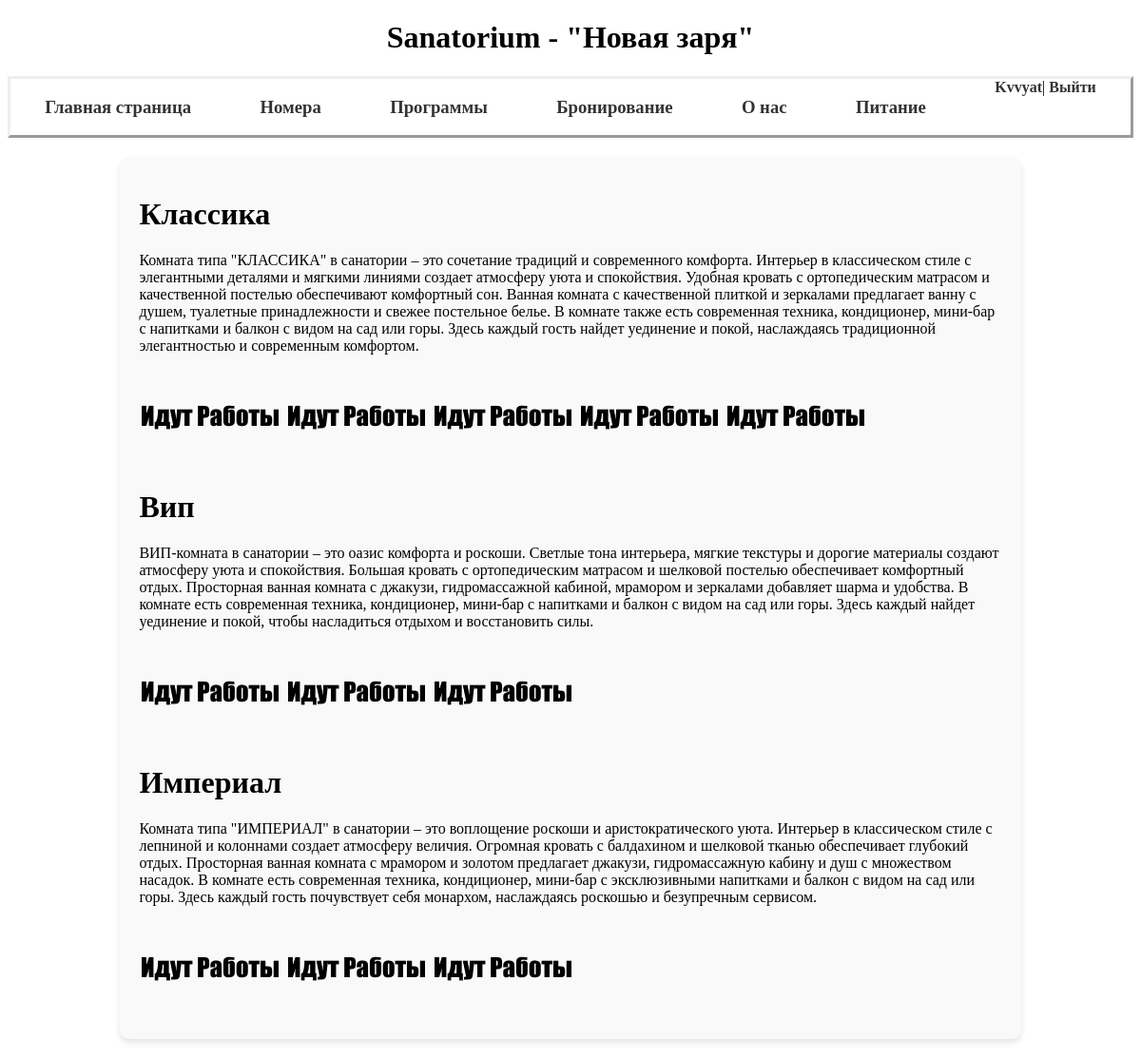
/Sanatorium/rooms/ (signed in), run on the app's committed database.
### Sanatorium/models.py (models this page shows, shortened)
class Type(models.Model):
    name = models.CharField(verbose_name="Тип комнаты", max_length=50)
    price = models.DecimalField(verbose_name="Цена за ночь", max_digits=15, decimal_places=2)
    description = models.CharField(verbose_name="Описание", max_length=1000, default="ничего")
    brify_description = models.CharField(verbose_name="Краткое описание", max_length=700, default="кр опис")
    class Meta:
        verbose_name = "Тип"
        verbose_name_plural = "Типы"

class Room(models.Model):
    type = models.ForeignKey('Type', on_delete=models.CASCADE, verbose_name="Тип комнаты")
    image = models.ImageField(upload_to="media/", blank=True, default="media/mask")
    is_order = models.BooleanField(verbose_name="занят", default=False)
    slug = models.SlugField(max_length=255, unique=True, db_index=True, verbose_name="URL", null=True)
    def get_absolute_url(self):
        return reverse('room', kwargs={'room_slug': self.slug})
    class Meta:
        verbose_name = "Комната"
        verbose_name_plural = "комнаты"

### Sanatorium/views.py (the view)
# urls.py: path('rooms/', Rooms.as_view(), name="rooms"),
class Rooms(DataMixin,ListView):
    model = Room
    template_name = 'sanatorium/rooms.html'
    context_object_name = 'room'
    def get_context_data(self, *, object_list=None, **kwargs):
        context = super().get_context_data(**kwargs)
        c_def = self.get_user_context(type =Type.objects.all() )
        return {**context,**c_def}

### Sanatorium/utils.py (called while the page is built)
    def get_user_context(self,**kwargs):
        context = kwargs
        context['menu'] = menu
        context['title']=title
        return context

### Sanatorium/templates/sanatorium/rooms.html
{% extends 'sanatorium/base.html' %}
{% block content %}
<div class="room">
    {% for type in type %}
        <h1>{{type.name}}</h1>
        <p>{{type.brify_description}}</p>
        <div>
            {% for r in room%}
                {% if r.type == type%}
                    {% if r.image%}
                        <a href="{{r.get_absolute_url}}"><img src = "{{ r.image.url }}" alt = "connect" style="max-height:300px"></a>
                    {%endif%}
                {%endif%}
            {%endfor%}
        </div>
    {% endfor %}
</div>
{% endblock %}

### Sanatorium/templates/sanatorium/base.html (shortened to what this page needs)
<!DOCTYPE html>
<html lang="en">
<head>
    {%load static%}
    <link type = "text/css" href="{% static 'sanatorium/css/style.css' %}" rel ="stylesheet"/>
</head>
<body>
    <h1 class = "nameorg">Sanatorium - "Новая заря"</h1>
    <div class = "menu">{% block mainmenu %}
    <ul class="menu-tab">
        {% for m in menu %}
            <li><a href="{% url m.url %}"><h3>{{ m.title }}</h3></a></li>
        {% endfor %}
        {% if request.user.is_authenticated%}
            {%if not request.user.is_staff and not request.user.is_superuser%}
            <li><a href="{% url 'usershome' %}">{{user.username}}</a>| <a href="{% url 'logout'%}">Выйти</a></li>
            {%endif%}
        {% else %}
            <li>
                <a href="{% url 'register' %}">Регистрация</a>| <a href="{% url 'login'%}">Войти</a>
            </li>
        {%endif%}
    </ul>
    {% endblock mainmenu %}
</div>
<div class="blockcontent">
    {% block content %}
    {% endblock content %}
</div>
</body>
</html>

### Sanatorium/static/sanatorium/css/style.css (style rules this page uses)
.menu-tab { list-style-type: none; margin: 0; padding: 0; display: flex; justify-content: space-around; border: outset; }
.menu-tab li { margin: 0; }
.menu-tab li a { text-decoration: none; color: #333; font-weight: bold; }
a::before,a::after,a:hover,a:active,a { text-decoration: none; color: #666; }
.nameorg { text-align: center; }
body { width: auto; font-family: Georgia; }
.blockcontent { padding-left: 10%; padding-right: 10%; }
.room { padding-left: 15%; padding-right: 15%; background-color: #f9f9f9; padding: 20px; border-radius: 10px; box-shadow: 0 4px 6px rgba(0, 0, 0, 0.1); margin: 20px 0; }

### data on the page
Type: name "Классика", brify_description "Комната типа \"КЛАССИКА\" в санатории – это сочетание традиций и современного комфорта. Интерьер в классическом стиле с элегантными деталями и мягкими линиями создает атмосферу уюта и спокойствия. Удобная кровать с ортопедическим матрасом и качественной постелью обеспечивают комфортный сон. Ванная комната с качественной плиткой и зеркалами предлагает ванну с душем, туалетные принадлежности и свежее постельное белье. В комнате также есть современная техника, кондиционер, мини-бар с напитками и балкон с видом на сад или горы. Здесь каждый гость найдет уединение и покой, наслаждаясь традиционной элегантностью и современным комфортом."
Room: image (picture)
Room: image (picture)
Room: image (picture)
Room: image (picture)
Room: image (picture)
Type: name "Вип", brify_description "ВИП-комната в санатории – это оазис комфорта и роскоши. Светлые тона интерьера, мягкие текстуры и дорогие материалы создают атмосферу уюта и спокойствия. Большая кровать с ортопедическим матрасом и шелковой постелью обеспечивает комфортный отдых. Просторная ванная комната с джакузи, гидромассажной кабиной, мрамором и зеркалами добавляет шарма и удобства. В комнате есть современная техника, кондиционер, мини-бар с напитками и балкон с видом на сад или горы. Здесь каждый найдет уединение и покой, чтобы насладиться отдыхом и восстановить силы."
Room: image (picture)
Room: image (picture)
Room: image (picture)
Type: name "Империал", brify_description "Комната типа \"ИМПЕРИАЛ\" в санатории – это воплощение роскоши и аристократического уюта. Интерьер в классическом стиле с лепниной и колоннами создает атмосферу величия. Огромная кровать с балдахином и шелковой тканью обеспечивает глубокий отдых. Просторная ванная комната с мрамором и золотом предлагает джакузи, гидромассажную кабину и душ с множеством насадок. В комнате есть современная техника, кондиционер, мини-бар с эксклюзивными напитками и балкон с видом на сад или горы. Здесь каждый гость почувствует себя монархом, наслаждаясь роскошью и безупречным сервисом."
Room: image (picture)
Room: image (picture)
Room: image (picture)

### other printed values
{{ m.title }} "Главная страница" "Номера" "Программы" "Бронирование" "О нас" "Питание"
{{ user.username }} "Kvvyat"
